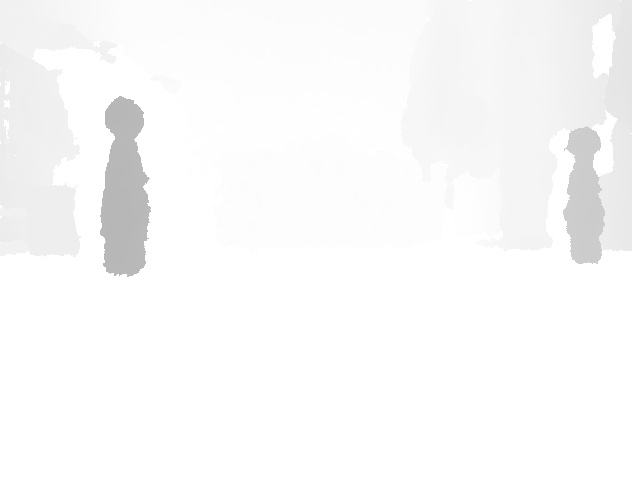
#> input picture notebooks/Kinect/substraction_1_depth.jpg, 640 x 480 px
$ jupyter execute 'Background substraction.ipynb'   (older library calls are emulated)
#> lines starting #> are read from the running program, lines starting #| are printed output that depends on the picture; after the words box and inside, x2 and y2 are one past the last pixel; in counts of white or black regions, pixels touching at a corner belong together
# Background substraction

[cell 1]
import cv2
import matplotlib.pyplot as plt
import numpy as np

[cell 2]
def show_image(image):
    plt.figure(figsize=(10, 10), dpi=80)
    plt.imshow(image, cmap='gray', vmin=0, vmax=255);

[cell 3]
def remove_noise(image, size_noise, invert):
    '''
    Removes noise from the grayscale image

    Parameters:
        image: Grayscale image
        size_noise: Size of noise
        invert: Invert grayscale image

    Returns:
        image_without_noise: Image without noise
    '''
    if invert:
        image = np.invert(image)
    nlabels, labels, stats, centroids = cv2.connectedComponentsWithStats(image, None, None, None, 8, cv2.CV_32S)
    sizes = stats[1:, -1]
    buffor = np.zeros((labels.shape), np.uint8)

    for i in range(0, nlabels - 1):
        if sizes[i] >= size_noise:   #filter small dotted regions
            buffor[labels == i + 1] = 255
    image_without_noise = cv2.bitwise_not(buffor)
    return image_without_noise

[cell 4]
depth_image_without_object = cv2.imread('substraction_1_depth.jpg', cv2.IMREAD_GRAYSCALE)
#> depth_image_without_object is the input picture: shape (480, 640); min 178, max 255, mean 249.8
show_image(depth_image_without_object);

[cell 5]
depth_image_with_object = cv2.imread('substraction_2_depth.jpg', cv2.IMREAD_GRAYSCALE)
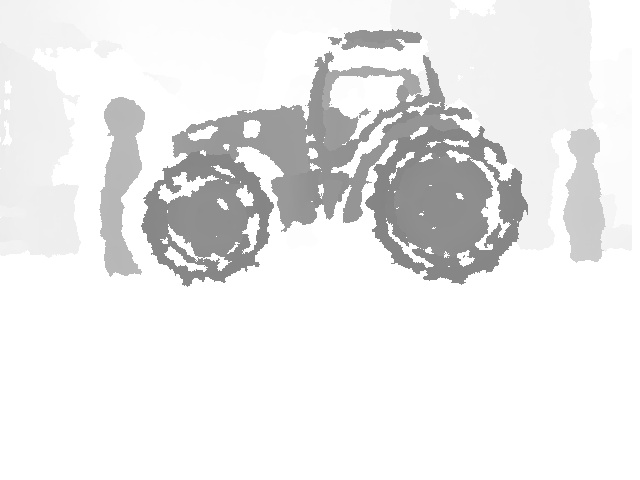
#> input picture notebooks/Kinect/substraction_2_depth.jpg, 640 x 480 px
#> depth_image_with_object is the input picture: shape (480, 640); min 127, max 255, mean 234.8
show_image(depth_image_with_object)

[cell 6]
depth_diff = depth_image_with_object - depth_image_without_object
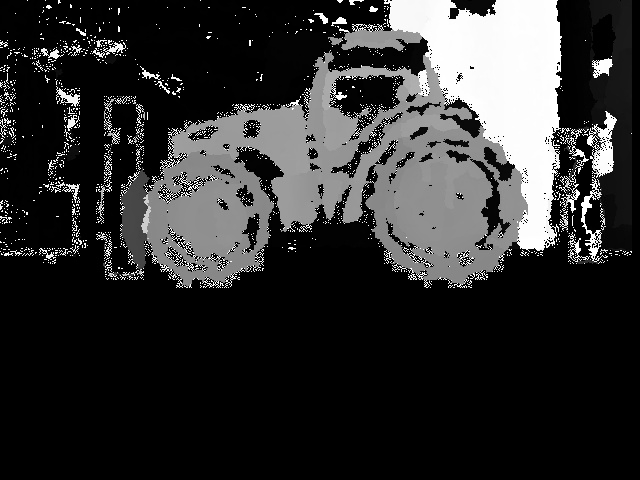
#> depth_diff: shape (480, 640); min 0, max 255, mean 47.5
show_image(depth_diff)

[cell 7]
mask = depth_diff.copy()
mask[mask > 175 ] = 0
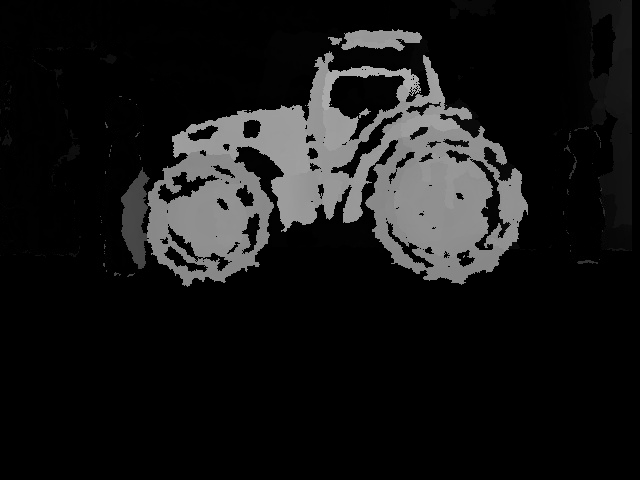
#> mask: shape (480, 640); 10.05% of pixels changed, all inside (x1, y1, x2, y2) = (0, 0, 632, 288)
plt.figure(figsize=(10, 10), dpi=80)
plt.imshow(mask, cmap='gray');

[cell 8]
ret, thresh = cv2.threshold(depth_image_with_object, 180, 201, cv2.THRESH_BINARY_INV)
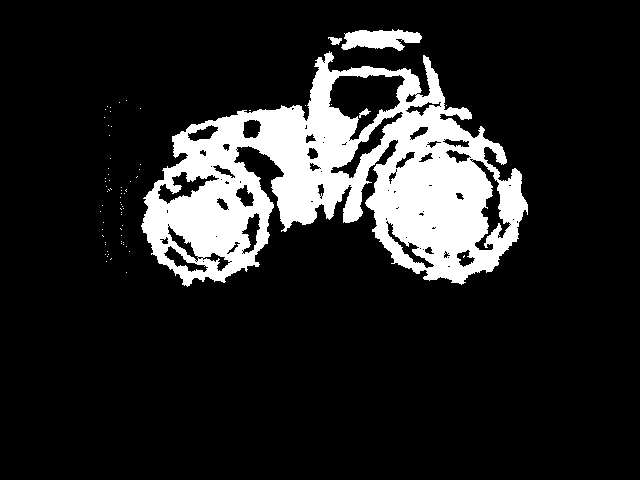
#> thresh: shape (480, 640); values 0 (black) and 201 (white), 14.4% white; 70 white regions (66 under 20 px), largest, box (x1, y1, x2, y2) and area: (141, 51, 528, 287) 42943, (341, 29, 422, 51) 1177, (328, 37, 342, 45) 70, (359, 108, 371, 118) 49
thresh_not = cv2.bitwise_not(thresh)
show_image(thresh_not)

## Remove noise (dots)

[cell 9]
removed_noise = remove_noise(thresh_not, 5, True)
#> in remove_noise, `nlabels, labels, stats, centroids = cv2.connectedComponentsWithStats(i..`:
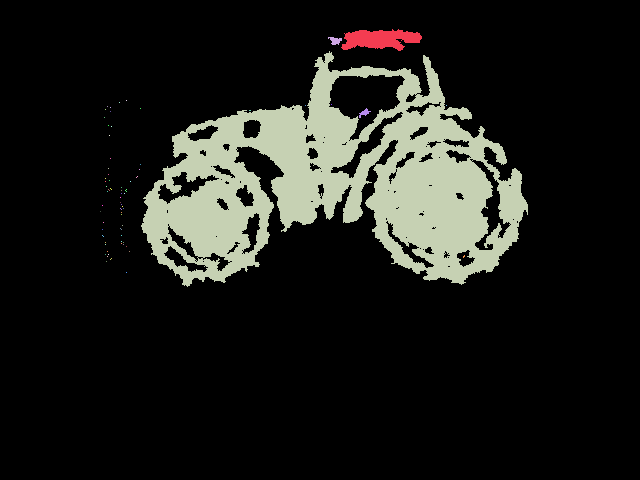
#> labels: shape (480, 640) int32; 71 distinct labels, from 0 to 70; one colour per label, 0 black
#> in remove_noise, `nlabels, labels, stats, centroids = cv2.connectedComponentsWithStats(i..`: nlabels = 71; stats = 71 rows, first 6: [0, 0, 640, 480, 262882], [341, 29, 81, 22, 1177], [328, 37, 14, 8, 70], [141, 51, 387, 236, 42943], [126, 100, 1, 1, 1], [119, 102, 1, 1, 1]; centroids = 71 pairs, first value 100 to 463.5, second value 38.78 to 272
#> in remove_noise, `sizes = stats[1:, -1]`: sizes = 70 values, max 42943 at index 2, min 1 at index 3, mean 633.1
show_image(removed_noise)

# Hole filling

[cell 10]
kernel = cv2.getStructuringElement(cv2.MORPH_ELLIPSE, (3,3))
"""
 Build an array F and write the Thresh_Not boundary value to F
"""
F = np.zeros(thresh.shape, np.uint8)
F[:, 0] = thresh_not[:, 0]
#> F: shape (480, 640); 0.16% white in thin lines or dots, all inside (x1, y1, x2, y2) = (0, 0, 1, 480)
F[:, -1] = thresh_not[:, -1]
F[0, :] = thresh_not[0, :]
F[-1, :] = thresh_not[-1, :]
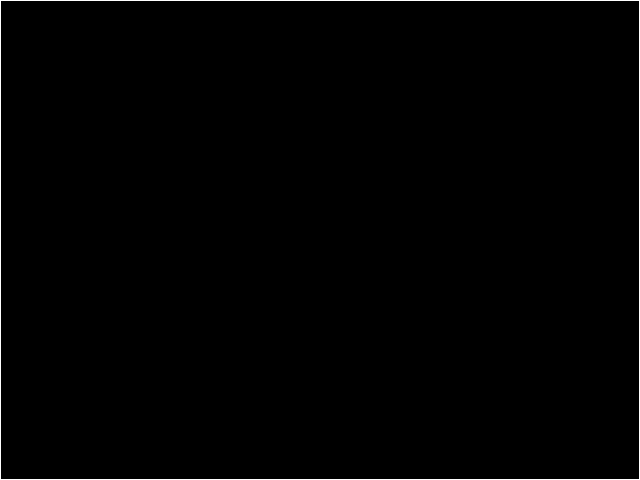
#> F: shape (480, 640); 0.73% white in thin lines or dots

[cell 11]
for i in range(5000):
    F_dilation = cv2.dilate(F, kernel, iterations=1)
    F = cv2.bitwise_and(F_dilation, removed_noise)
#> this loop made 5000 passes
#> pass 1, `F_dilation = cv2.dilate(F, kernel, iterations=1)`:
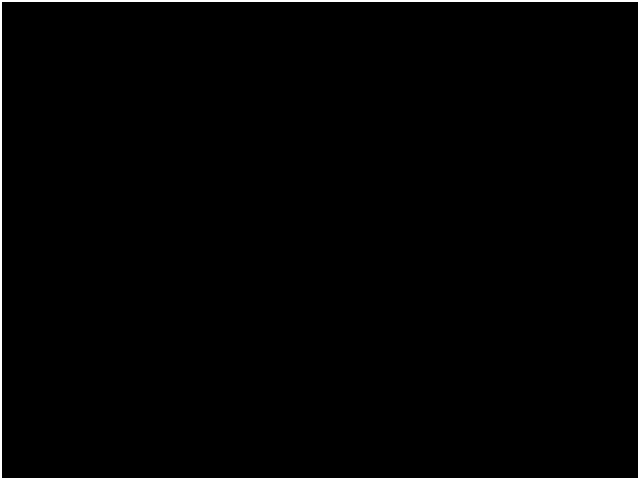
#> F_dilation: shape (480, 640); 1.5% white; 1 white region, box (x1, y1, x2, y2) and area: (0, 0, 640, 480) 4464
#> after the loop:
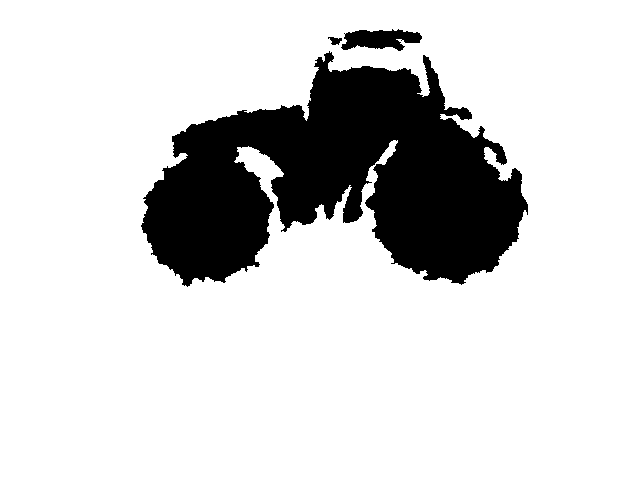
#> F: shape (480, 640); 82.6% white; 3 black regions, box (x1, y1, x2, y2) and area: (141, 51, 528, 287) 52100, (341, 29, 422, 51) 1177, (328, 37, 342, 45) 70
#> after the loop:
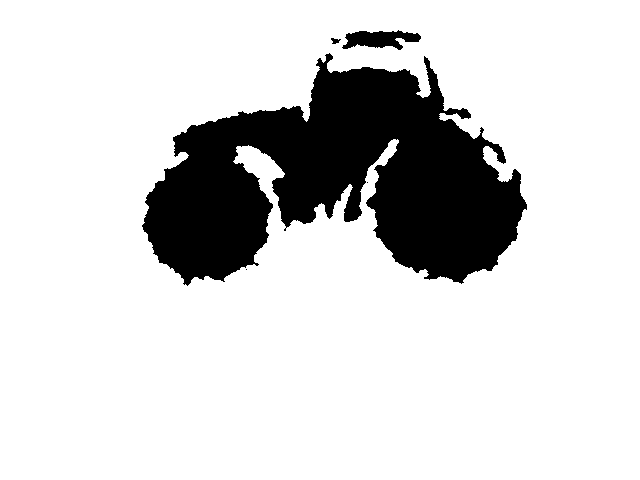
#> F_dilation: shape (480, 640); 83.4% white; 5 black regions (2 under 20 px), largest, box (x1, y1, x2, y2) and area: (142, 53, 527, 286) 50051, (342, 30, 421, 50) 973, (331, 38, 341, 44) 36

result = cv2.bitwise_not(F)
#> result: shape (480, 640); 17.4% white; 3 white regions

[cell 12]
show_image(result)

# Contours after hole filling

[cell 13]
contours, _ = cv2.findContours(result, cv2.RETR_TREE, cv2.CHAIN_APPROX_SIMPLE)
#> contours = 3 contours; box (x1, y1, x2, y2) and area: (141, 51, 528, 287) 51068, (341, 29, 422, 51) 1073, (328, 37, 342, 45) 52
contours = sorted(contours, key=cv2.contourArea)

[cell 14]
rgb_image = cv2.cvtColor(result, cv2.COLOR_GRAY2RGB)

[cell 15]
image_with_contours = cv2.drawContours(rgb_image, contours, -1, (255, 0, 0), 2)
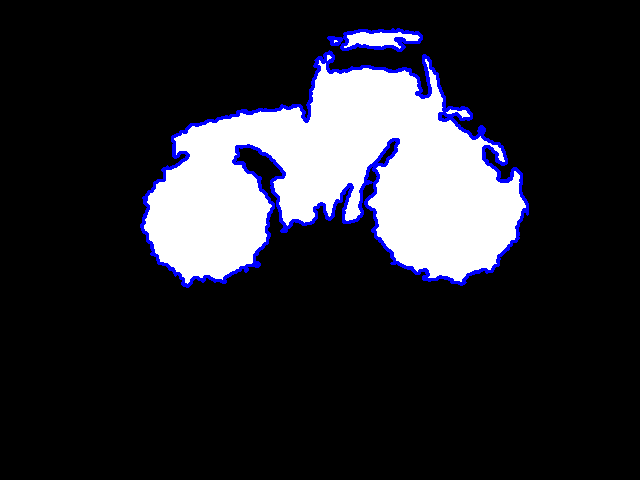
#> image_with_contours: shape (480, 640, 3); mean B, G, R 46.8, 39.9, 39.9
plt.figure(figsize=(10, 10), dpi=80)
show_image(image_with_contours)
